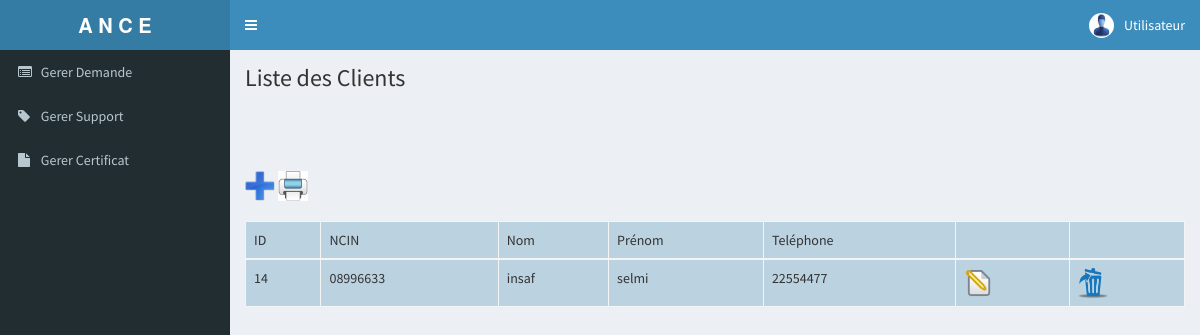
Page /ANCE/liste_client.php on the committed database.
### tables this page shows
CREATE TABLE IF NOT EXISTS `client` (
  `id_client` int(100) NOT NULL AUTO_INCREMENT,
  `ncin` text NOT NULL,
  `nom` text NOT NULL,
  `prenom` text NOT NULL,
  `tel` text NOT NULL,
  `email` text NOT NULL,
  PRIMARY KEY (`id_client`)
);

### ANCE/class/DataBase.php (called while the page is built, shortened)
<?php
class Database {
	public static function connect() {
			$connexion = new PDO('mysql:host=localhost;dbname=poste', 'root', '');
			$connexion->exec("SET CHARACTER SET utf8");
		return $connexion;
	}
}
?>

### ANCE/class/client.php (the view, shortened to what this page needs)
<?php
class client
{
public function liste_client()
	{
		$select = DataBase::connect()->query("select * from client   ORDER BY id_client DESC");
		while($donnees = $select->fetch(PDO::FETCH_OBJ))
		{
			$id_client= $donnees->id_client;
			$nom= $donnees->nom;
			$prenom= $donnees->prenom;
			$ncin= $donnees->ncin;
			$tel= $donnees->tel;
			echo "<tr>";
			echo "<td>";
			echo $id_client;
			echo "</td>";
			echo "<td>";
			echo $ncin;
			echo "</td>";
			echo "<td>";
			echo $nom;
			echo "</td>";
			echo "<td>";
			echo $prenom;
			echo "</td>";
			echo "<td>";
			echo $tel;
			echo "</td>";
			echo "<td>";
			echo "<a href='modifier_client.php?id=$id_client'>";
			echo " <img src='img/modif.png' width='30' height='30'></img> </a>";
			echo "</td>";
			echo "<td>";
			echo "<a href='supprimer_client.php?id=$id_client'  onclick='if (confirm(&quot;Voulez vous vraiment supprimer le client:   ?&quot;)) { return true; } return false;'>";
			echo " <img src='img/del.png' width='30' height='30'></img> </a>";
			echo "</td>";
			echo "</tr>";
		}
	}
}

### rows in the picture
client: id_client "14", ncin "08996633", nom "insaf", prenom "selmi", tel "22554477"
